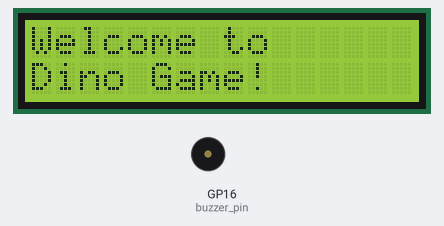
Simulated run of this program. Board: Raspberry Pi Pico running MicroPython. Shown: 16×2 character LCD, buzzer (waves = sounding). Wiring (from the project's diagram.json): white button on GP10, red button on GP11, yellow button on GP12, blue button on GP13, buzzer on GP16. Random numbers come from a fixed seed; library files of the repository ran but are not shown: pico_i2c_lcd.py. At 12.3 s the program stops and its outputs stay as they are.

Above: at 0.6 s.
At 5.7 s:
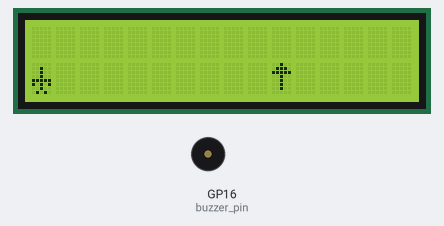
At 10.9 s:
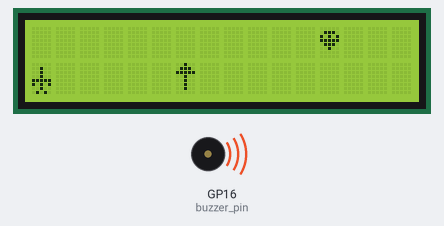
At 11.9 s:
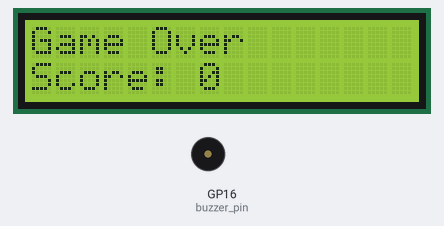
Timing chart, 0 to 13.4 s (numbered marks = the images above):
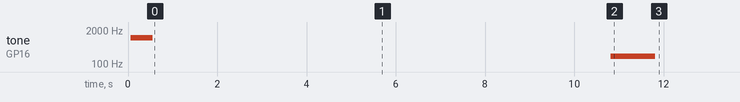

The program:

main.py
```python
from machine import Pin, I2C
from LCDDisplay import LCDDisplay

# Initialize the display and buzzer pin
lcd_display = LCDDisplay(sda_pin=0, scl_pin=1, buzzer_pin=16)

# Start the game
lcd_display.run()
```

LCDDisplay.py
```python
from machine import Pin, I2C
from CharacterDisplay import CharacterDisplay
from ObstacleDisplay import ObstacleDisplay
from ScoreBoard import ScoreBoard
from Buzzer import Buzzer
from pico_i2c_lcd import I2cLcd
import time

class LCDDisplay:
    def __init__(self, sda_pin, scl_pin, buzzer_pin):
        i2c = I2C(0, sda=Pin(sda_pin), scl=Pin(scl_pin), freq=400000)
        self.lcd = I2cLcd(i2c, 0x27, 2, 16)
        self.character_display = CharacterDisplay(self)
        self.obstacle_display = ObstacleDisplay(self)
        self.score_board = ScoreBoard()
        self.buzzer = Buzzer(buzzer_pin)
        self.is_running = False

    def clear(self):
        self.lcd.clear()

    def show_welcome_message(self):
        self.clear()
        self.lcd.move_to(0, 0)
        self.lcd.putstr("Welcome to")
        self.lcd.move_to(0, 1)
        self.lcd.putstr("Dino Game!")
        time.sleep(3)  # Show the message for 3 seconds

    def run(self):
        self.is_running = True
        self.buzzer.happy_sound()
        self.show_welcome_message()  # Show welcome message before starting the game
        while self.is_running:
            self.clear()
            self.obstacle_display.update()
            self.character_display.update()
            self.check_collision()
            self.update_score()
            time.sleep(0.5)  # Game speed

    def check_collision(self):
        character_x, character_y = self.character_display.get_position()
        for obs_x, obs_y, obs_type in self.obstacle_display.get_obstacles():
            if obs_x == character_x and obs_y == character_y:
                self.is_running = False
                self.buzzer.sad_sound()
                self.score_board.display_final_score(self.lcd)
                return

    def update_score(self):
        character_x, character_y = self.character_display.get_position()
        for obs_x, obs_y, obs_type in self.obstacle_display.get_obstacles():
            if obs_x < character_x:
                self.score_board.increment()
                self.obstacle_display.obstacles.remove((obs_x, obs_y, obs_type))
                break  # Increment score only once per obstacle

    def reset(self):
        self.character_display.reset()
        self.obstacle_display.reset()
        self.score_board.reset()
        self.run()
```

CharacterDisplay.py
```python
class CharacterDisplay:
    def __init__(self, lcd_display):
        self.lcd = lcd_display.lcd
        self.x = 0
        self.y = 1  # Bottom line of the display
        self.char = [
            0b00000,
            0b00100,
            0b00100,
            0b00100,
            0b11111,
            0b10101,
            0b00100,
            0b01010
        ]
        self.lcd.custom_char(0, bytearray(self.char))

    def update(self):
        self.draw(self.x, self.y)

    def draw(self, x, y):
        self.lcd.move_to(x, y)
        self.lcd.putchar(chr(0))  # Custom character for the human

    def get_position(self):
        return self.x, self.y

    def reset(self):
        self.x = 0
        self.y = 1
```

ObstacleDisplay.py
```python
import random

class ObstacleDisplay:
    def __init__(self, lcd_display):
        self.lcd = lcd_display.lcd
        self.obstacles = []
        self.max_x = 15  # Maximum x-coordinate for obstacles
        self.tree_char = [
            0b00100,
            0b01110,
            0b11111,
            0b00100,
            0b00100,
            0b00100,
            0b00100,
            0b00000
        ]
        self.bird_char = [
            0b00000,
            0b01110,
            0b10101,
            0b11111,
            0b01110,
            0b00100,
            0b00000,
            0b00000
        ]
        self.lcd.custom_char(1, bytearray(self.tree_char))
        self.lcd.custom_char(2, bytearray(self.bird_char))
        self.add_obstacle()

    def add_obstacle(self):
        obs_type = random.choice([1, 2])  # 1 for tree, 2 for bird
        y = 1 if obs_type == 1 else 0  # Tree on bottom, bird on top
        self.obstacles.append((self.max_x, y, obs_type))

    def update(self):
        new_obstacles = []
        for (x, y, obs_type) in self.obstacles:
            if x > 0:
                new_obstacles.append((x - 1, y, obs_type))
        self.obstacles = new_obstacles
        if len(self.obstacles) == 0 or (self.obstacles[-1][0] < self.max_x - 5):
            self.add_obstacle()
        self.draw()

    def draw(self):
        for (x, y, obs_type) in self.obstacles:
            self.lcd.move_to(x, y)
            self.lcd.putchar(chr(obs_type))

    def get_obstacles(self):
        return self.obstacles

    def reset(self):
        self.obstacles = []
```

ScoreBoard.py
```python
class ScoreBoard:
    def __init__(self):
        self.score = 0

    def increment(self):
        self.score += 1

    def reset(self):
        self.score = 0

    def display_final_score(self, lcd):
        lcd.clear()
        lcd.move_to(0, 0)
        lcd.putstr("Game Over")
        lcd.move_to(0, 1)
        lcd.putstr(f"Score: {self.score}")
```

Buzzer.py
```python
from machine import Pin, PWM
import time

class Buzzer:
    def __init__(self, pin):
        self.buzzer = PWM(Pin(pin))

    def play_tone(self, frequency, duration):
        self.buzzer.freq(frequency)
        self.buzzer.duty_u16(1000)
        time.sleep(duration)
        self.buzzer.duty_u16(0)

    def happy_sound(self):
        self.play_tone(1000, 0.5)

    def sad_sound(self):
        self.play_tone(200, 1.0)

    def stop(self):
        self.buzzer.duty_u16(0)
```

Measured:
- what the display in image 0 shows lasts 3.0 s, from 0.6 s to 3.6 s
- what the display in image 1 shows lasts 0.5 s, from 5.7 s to 6.2 s
- what the display in image 2 shows lasts 1.0 s, from 10.8 s to 11.8 s
